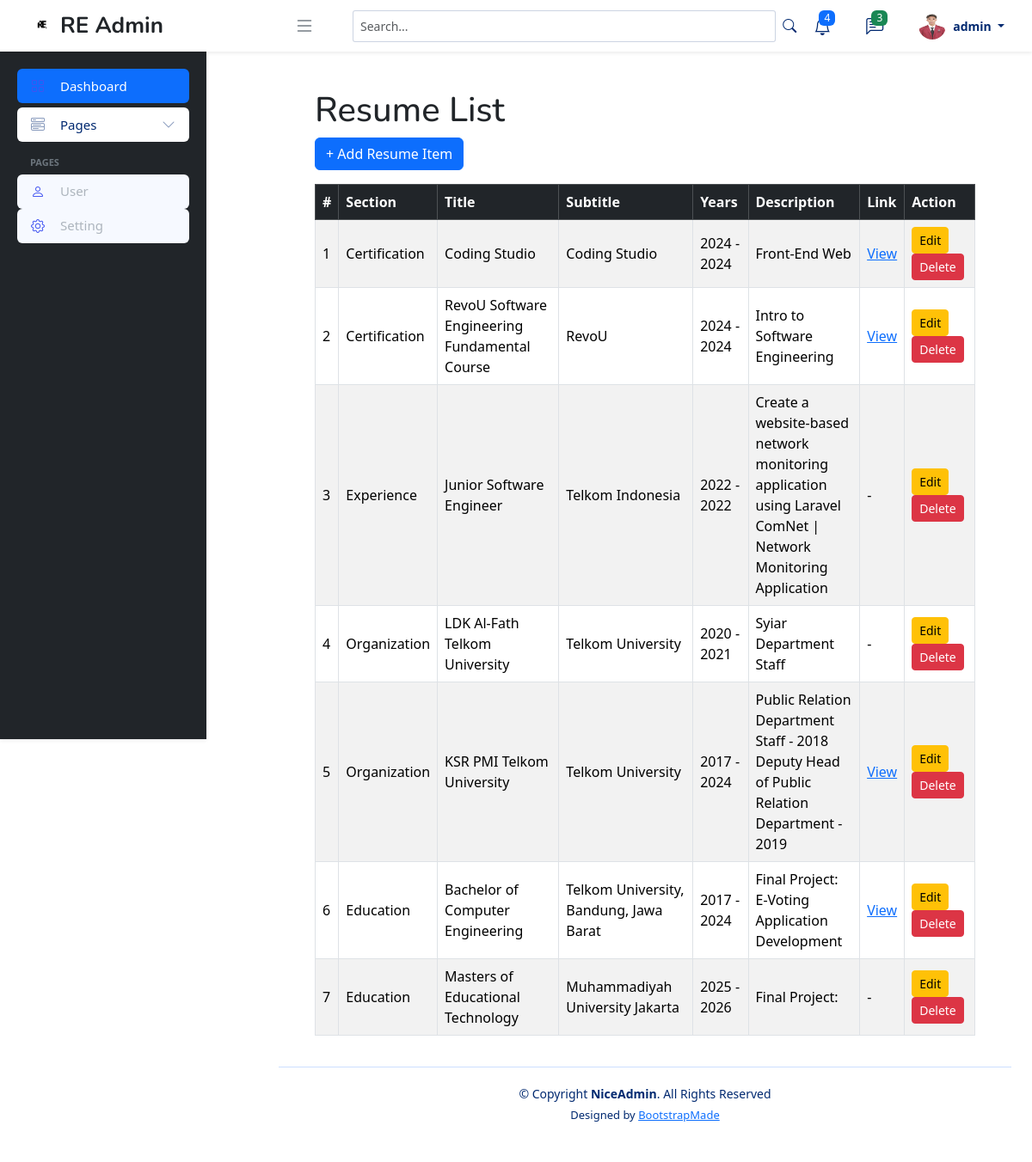
The page /admin/home.php?page=resume (signed in) on the database its author committed.
### tables this page shows
CREATE TABLE `resume` (
  `id` int(11) NOT NULL,
  `section_type` enum('education','organization','experience','certification') DEFAULT NULL,
  `title` varchar(255) DEFAULT NULL,
  `subtitle` varchar(255) DEFAULT NULL,
  `year_start` year(4) DEFAULT NULL,
  `year_end` year(4) DEFAULT NULL,
  `description` text DEFAULT NULL,
  `link` varchar(255) DEFAULT NULL
);

### admin/content/resume.php (the view, shortened to what this page needs)
<?php
include 'koneksi.php';
$rows = mysqli_query($koneksi, "SELECT * FROM resume ORDER BY id DESC");
?>
<!doctype html>
<html>
<head>
    <link rel="stylesheet" href="https://cdn.jsdelivr.net/npm/bootstrap@5.3.2/dist/css/bootstrap.min.css">
</head>
<body class="p-4">
    <div class="container">
        <h1>Resume List</h1>
        <a class="btn btn-primary mb-3" href="?page=tambah-resume">+ Add Resume Item</a>
        <table class="table table-bordered table-striped align-middle">
            <thead class="table-dark">
                <tr>
                    <th>#</th>
                    <th>Section</th>
                    <th>Title</th>
                    <th>Subtitle</th>
                    <th>Years</th>
                    <th>Description</th>
                    <th>Link</th>
                    <th>Action</th>
                </tr>
            </thead>
            <tbody>
                <?php $i = 1;
                while ($r = mysqli_fetch_assoc($rows)): ?>
                    <tr>
                        <td><?= $i++ ?></td>
                        <td><?= ucfirst(htmlspecialchars($r['section_type'])) ?></td>
                        <td><?= htmlspecialchars($r['title']) ?></td>
                        <td><?= htmlspecialchars($r['subtitle'] ?: '-') ?></td>
                        <td>
                            <?= ($r['year_start'] ? htmlspecialchars($r['year_start']) : '-') ?>
                            -
                            <?= ($r['year_end'] ? htmlspecialchars($r['year_end']) : '-') ?>
                        </td>
                        <td class="desc-cell"><?= !empty($r['description']) ? htmlspecialchars($r['description']) : '-' ?></td>
                        <td>
                            <?php if (!empty($r['link'])): ?>
                                <a href="<?= htmlspecialchars($r['link']) ?>" target="_blank">View</a>
                            <?php else: ?>
                                -
                            <?php endif; ?>
                        </td>
                        <td>
                            <a class="btn btn-sm btn-warning" href="?page=tambah-resume&id=<?= $r['id'] ?>">Edit</a>
                            <a class="btn btn-sm btn-danger" href="?page=resume&delete=<?= $r['id'] ?>"
                                onclick="return confirm('Delete this item?')">Delete</a>
                        </td>
                    </tr>
                <?php endwhile; ?>
            </tbody>
        </table>
    </div>
</body>
</html>

### admin/assets/css/style.css (style rules this page uses)
:root { scroll-behavior: smooth; }
body { font-family: "Open Sans", sans-serif; background: #f6f9ff; color: #444444; }
a { color: #4154f1; text-decoration: none; }
h1, h2, h3, h4, h5, h6 { font-family: "Nunito", sans-serif; }

### admin/content/resume.php (style rules this page uses)
.table td { vertical-align: middle; }
.desc-cell { max-width: 250px; white-space: pre-wrap; word-wrap: break-word; }

### rows shown on the page
resume: section_type "Certification", title "Coding Studio", subtitle "Coding Studio", year_start "2024", year_end "2024", description "Front-End Web"
resume: section_type "Certification", title "RevoU Software Engineering Fundamental Course", subtitle "RevoU", year_start "2024", year_end "2024", description "Intro to Software Engineering"
resume: section_type "Experience", title "Junior Software Engineer", subtitle "Telkom Indonesia", year_start "2022", year_end "2022", description "Create a website-based network monitoring application using Laravel ComNet | Network Monitoring Application"
resume: section_type "Organization", title "LDK Al-Fath Telkom University", subtitle "Telkom University", year_start "2020", year_end "2021", description "Syiar Department Staff"
resume: section_type "Organization", title "KSR PMI Telkom University", subtitle "Telkom University", year_start "2017", year_end "2024", description "Public Relation Department Staff - 2018 Deputy Head of Public Relation Department - 2019"
resume: section_type "Education", title "Bachelor of Computer Engineering", subtitle "Telkom University, Bandung, Jawa Barat", year_start "2017", year_end "2024", description "Final Project: E-Voting Application Development"
resume: section_type "Education", title "Masters of Educational Technology", subtitle "Muhammadiyah University Jakarta", year_start "2025", year_end "2026", description "Final Project:"

### other values the page prints
$_SESSION['NAME'] "admin"
